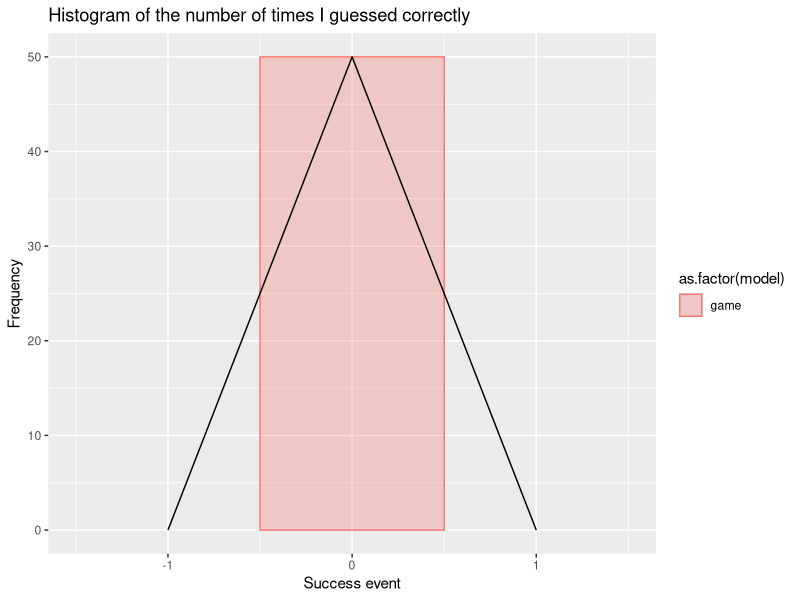
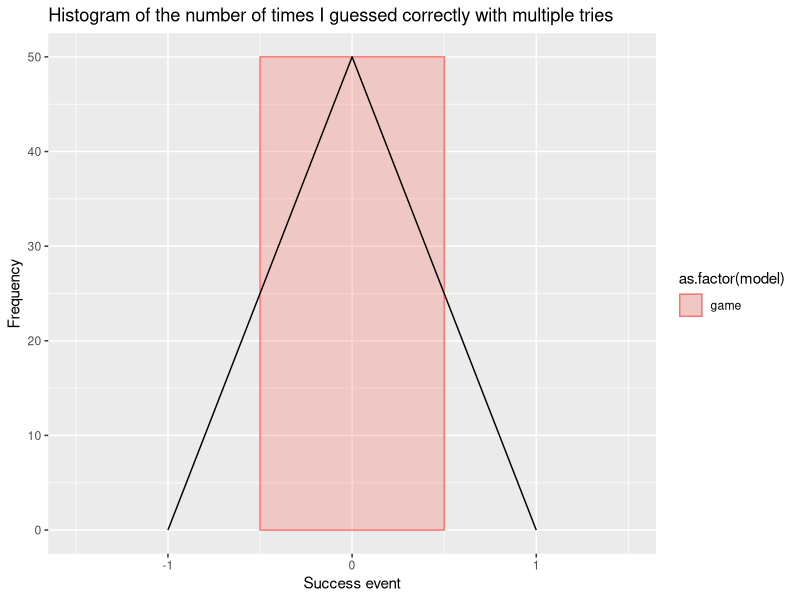
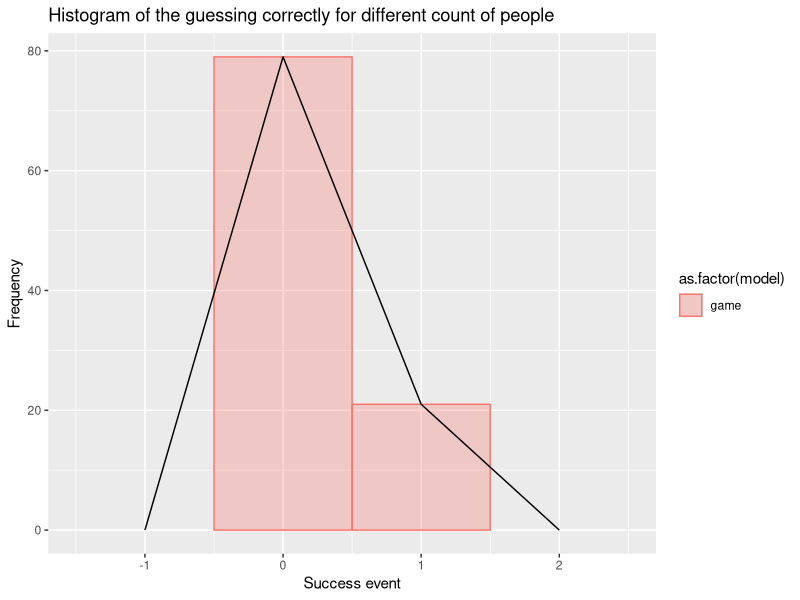

Generate these figures, in order, with R:
#Nash equilibrium
#you get to pick a number between 2 and 100, it has to be an integer.
#Okay, so I should be trying to name 2/3 of what I think the number is going to be.
#why 2 and 100? minimum 2/3 value I can guess is 1, so the original number has to start from 1.5
library(ggplot2)
no_of_people=50
no_iters=1000
run.others<-function(no.people){
  
  so_far=rep(0,no.people)
  person_chose=rep(0,no.people)
  for(i in 1:no.people)
   {
   person_chose[i]==sample(2:100,size=1,replace=FALSE )
   
    my_number=sample(1:100,size=1,replace=FALSE)
    two_thirds=(2*person_chose[i])/3
    if(two_thirds==my_number)
      so_far[i]=1
   }


return(so_far)
}

#i am given a certain number of tries to guess the number
run.others.with_tries=function(no.people){
  so_far=rep(0,no.people)
  person_chose=rep(0,no.people)
  person_tries=rep(0,no.people)
  for(i in 1:no.people)
   {
  			tries = 1
  			person_chose[i]==sample(2:100,size=1,replace=FALSE)
  			while(tries < 20) {
          
        
           my_number=sample(1:100,size=1,replace=FALSE)
           two_thirds=(2*person_chose[i])/3
           if(two_thirds==my_number){
             so_far[i]=1
             break
           }
        tries=tries+1

  			}
        person_tries[i]=tries


  }
  return(so_far)
}

run.others.dynamic_count<-function(){
  #cur_avg=0
  so_far=rep(0,100)
  for(j in 1:100){
  for(i in 1:j)
   {
   person_chose=sample(2:100,size=1,replace=FALSE )
   
    my_number=sample(1:100,size=1,replace=FALSE)
    two_thirds=(2*person_chose)/3
    if(two_thirds==my_number){
      so_far[j]=so_far[j]+1
      break
   }
 }
  }
  
return(so_far)
}

guessing_avg=run.others(no_of_people)
ggplot(data.frame(model=c(rep('game',no_of_people)),
                  values=guessing_avg)) +
  aes(x=values) +
  geom_histogram(position="dodge",stat="bin",binwidth=1,
                 aes(fill=as.factor(model),
                     colour=as.factor(model)),alpha=0.3) +
  geom_freqpoly(binwidth=1) +
  labs(title="Histogram of the number of times I guessed correctly",
       x="Success event",
       y="Frequency")

guessing_avg_with_tries=run.others.with_tries(no_of_people)
 ggplot(data.frame(model=c(rep('game',no_of_people)),
                         values=guessing_avg_with_tries)) +
         aes(x=values) +
         geom_histogram(position="dodge",stat="bin",binwidth=1,
                        aes(fill=as.factor(model),
                            colour=as.factor(model)),alpha=0.3) +
         geom_freqpoly(binwidth=1) +
         labs(title="Histogram of the number of times I guessed correctly with multiple tries",
              x="Success event",
              y="Frequency")

guessing_avg_no_people=run.others.dynamic_count()
               ggplot(data.frame(model=c(rep('game',no_of_people)),
                                       values=guessing_avg_no_people)) +
                       aes(x=values) +
                       geom_histogram(position="dodge",stat="bin",binwidth=1,
                                      aes(fill=as.factor(model),
                                          colour=as.factor(model)),alpha=0.3) +
                       geom_freqpoly(binwidth=1) +
                       labs(title="Histogram of the guessing correctly for different count of people",
                            x="Success event",
                            y="Frequency")

               
               
##################
